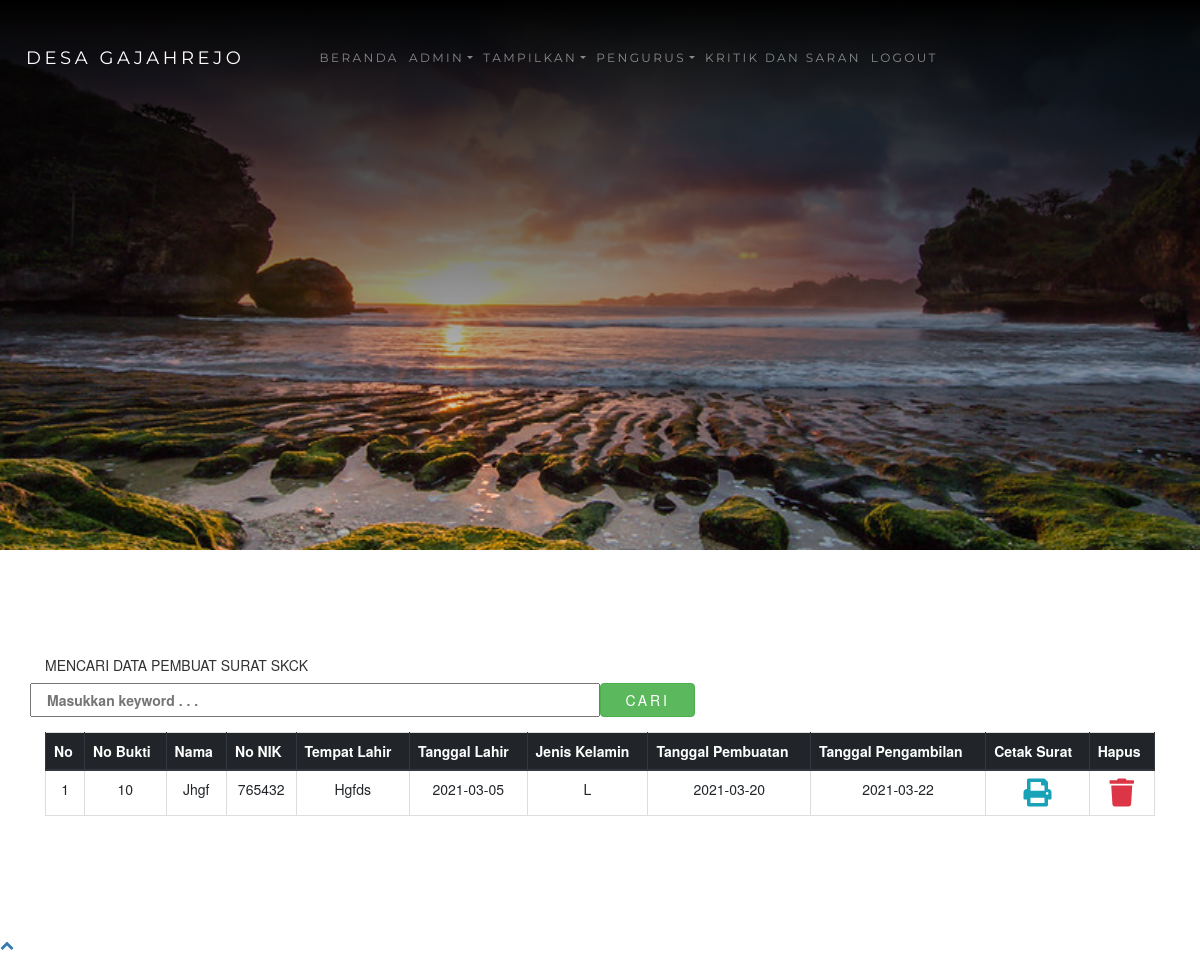
Screenshot of /admin.php?halaman=skck (signed in) with the database file from the repository.
### tables this page shows
CREATE TABLE `skck` (
  `id` int(11) NOT NULL,
  `nama` varchar(100) NOT NULL,
  `jenis_kelamin` enum('L','P','','') NOT NULL,
  `agama` varchar(50) NOT NULL,
  `status` varchar(50) NOT NULL,
  `nik` varchar(100) NOT NULL,
  `tempat_lahir` varchar(100) NOT NULL,
  `tgl_lahir` date NOT NULL,
  `pekerjaan` varchar(100) NOT NULL,
  `rt` varchar(5) NOT NULL,
  `rw` varchar(5) NOT NULL,
  `desa` varchar(100) NOT NULL,
  `kecamatan` varchar(100) NOT NULL,
  `kabupaten` varchar(100) NOT NULL,
  `keperluan` varchar(300) NOT NULL,
  `keterangan` text NOT NULL,
  `mulai` date NOT NULL,
  `selesai` date NOT NULL,
  `tgl_buat` date NOT NULL,
  `tgl_ambil` date NOT NULL
);

### functions.php (called while the page is built, shortened)
<?php
$conn = mysqli_connect("localhost", "root", "", "ta_web");
function query($query)
{
    global $conn;
    $result = mysqli_query($conn, $query);
    $rows = [];
    while ($row = mysqli_fetch_assoc($result)) {
        $rows[] = $row;
    }
    return $rows;
}

### pembuat_skck.php (the view, shortened to what this page needs)
<?php
require 'functions.php';
$skck = query("SELECT * FROM skck ORDER BY id DESC");
?>
<!DOCTYPE html>
<html lang="en">
<head>
</head>
<body>
    <div class="inner-page">
        <div class="slider-item" style="background-image: url('images/bg_admin.jpg');">
            <div class="container">
                <div class="row slider-text align-items-center justify-content-center">
                </div>
            </div>
        </div>
    </div>
    <section class="section blog">
        <div class="container">
            <form action="" method="post">
                <div class="form-group row font-weight-bold text-uppercase">
                    <h5 class="col-sm-12">Mencari data pembuat surat SKCK</h5>
                    <input type="text" class="col-sm-6" placeholder="Masukkan keyword . . ." name="keyword" id="keyword" autocomplete="off">
                    <button type="submit" class="col-sm-1 btn btn-success" name="cari">Cari</button>
                </div>
            </form>
            <table class="table table-bordered text-center">
                <thead class="thead-dark">
                    <tr class="text-center">
                        <th>No</th>
                        <th>No Bukti</th>
                        <th>Nama</th>
                        <th>No NIK</th>
                        <th>Tempat Lahir</th>
                        <th>Tanggal Lahir</th>
                        <th>Jenis Kelamin</th>
                        <th>Tanggal Pembuatan</th>
                        <th>Tanggal Pengambilan</th>
                        <th>Cetak Surat</th>
                        <th>Hapus</th>
                    </tr>
                </thead>
                <?php $i = 1; ?>
                <tbody>
                    <?php foreach ($skck as $row) : ?>
                        <tr>
                            <td><?= $i; ?></td>
                            <td><?= $row["id"] ?></td>
                            <td><?= $row["nama"] ?></td>
                            <td><?= $row["nik"] ?></td>
                            <td><?= $row["tempat_lahir"] ?></td>
                            <td><?= $row["tgl_lahir"] ?></td>
                            <td><?= $row["jenis_kelamin"] ?></td>
                            <td><?= $row["tgl_buat"] ?></td>
                            <td><?= $row["tgl_ambil"] ?></td>
                            <td><a href="cetak_skck.php?id=<?= $row["id"]; ?>" target="_blank" i class="fas fa-print text-info fa-2x"></i></a></td>
                            <td><a href="hapus.php?id=<?= $row["id"]; ?>&hapus=skck" onclick="return confirm('Mau dihapus ?')"><i class="fas fa-trash text-danger fa-2x"></i></a></td>
                        </tr>
                        <?php $i++; ?>
                    <?php endforeach; ?>
                </tbody>
            </table>
        </div>
    </section>
</body>
</html>

### rows the page displays
skck: id "10", nama "Jhgf", nik "765432", tempat_lahir "Hgfds", tgl_lahir "2021-03-05", jenis_kelamin "L", tgl_buat "2021-03-20", tgl_ambil "2021-03-22"
